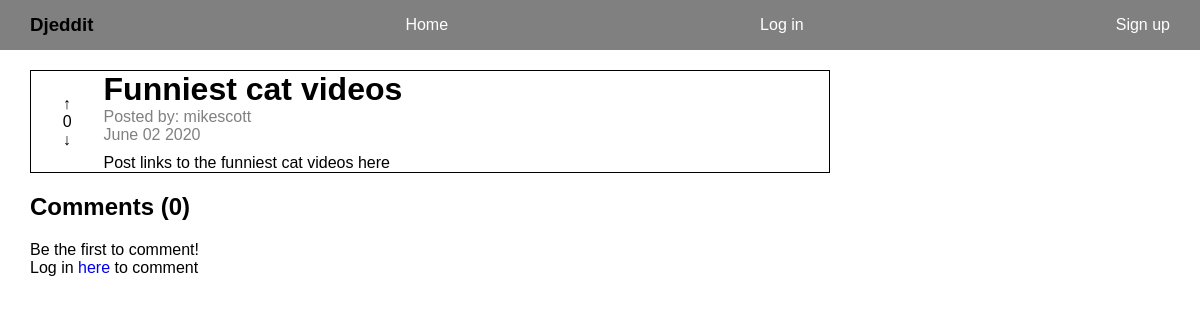
Before: /reddit/post/84 with the older database file.
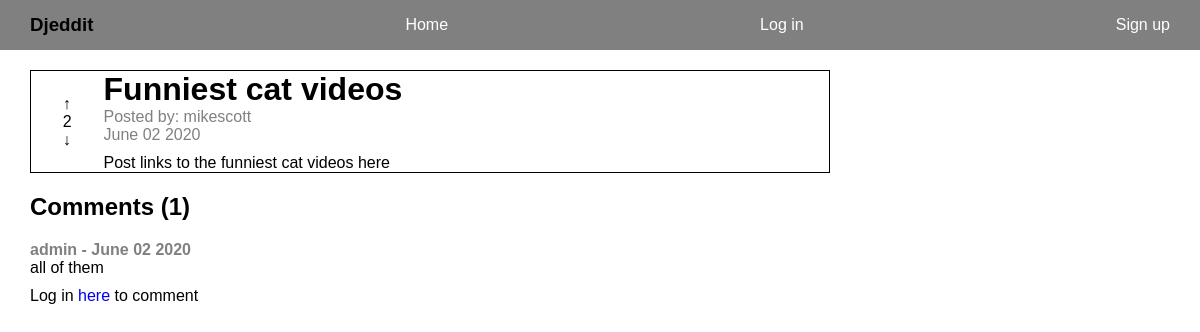
After: the same page with the newer database file.
### reddit_app/models.py (models this page shows, shortened)
class Post(models.Model):
    title = models.CharField(max_length=200)
    author = models.ForeignKey(User, on_delete=models.CASCADE)
    text = models.TextField()
    votes = models.IntegerField(default=0)
    created_at = models.DateTimeField(auto_now_add=True)
    def date_posted(self):
        return self.created_at.strftime('%B %d %Y')

class Comment(models.Model):
    text = models.TextField()
    post = models.ForeignKey(Post, on_delete=models.CASCADE)
    author = models.ForeignKey(User, on_delete=models.CASCADE)
    created_at = models.DateTimeField(auto_now_add=True)
    def date_commented(self):
        return self.created_at.strftime('%B %d %Y')

### reddit_app/views.py (the view)
# urls.py: path("post/<int:post_id>", views.single_post, name="single_post"),
def single_post(request, post_id):
    post = get_object_or_404(Post, id=post_id)
    comment = Comment()
    comments = Comment.objects.filter(post=post)
    context = {"post": post, "comments": comments}
    return render(request, "reddit_app/single_post.html", context)

### templates/reddit_app/single_post.html (shortened to what this page needs)
{% extends 'base.html' %} {% block title %} {{post.title}} {% endblock title %}
{% block content %}
<div class="post-container single-post post-{{post.id}}">
    <div>
        <p class="upvote post-vote" data-votes="{{post.votes}}" data-postid="{{ post.id }}" data-userid="{{ user.id }}">&uarr;</p>
        <p class="votes">{{post.votes}}</p>
        <p class="downvote post-vote" data-votes="{{post.votes}}" data-postid="{{ post.id }}" data-userid="{{ user.id }}">&darr;</p>
    </div>
    <div>
        <h1>{{post.title}}</h1>
        <div class="post-info">
            <span>Posted by: {{post.author}}</span>
            <p>{{post.date_posted}}</p>
        </div>
        <p>{{post.text}}</p>
    </div>
</div>
<div id="comments">
    <h2>Comments ({{comments.count}})</h2>
    {% if comments.count %}
        {% for comment in comments %}
            <div class="comment">
                <span>{{comment.author}} - {{comment.date_commented}}</span>
                <p>{{comment.text}}</p>
            </div>
        {% endfor %}
    {% else %}
        <p>Be the first to comment!</p>
    {% endif %}
</div>
{% if request.user.is_authenticated %}
    <div id="comment-form">
        <form method="POST" action="{% url "reddit_app:comment" post.id %}">
            {% csrf_token %}
            <textarea name="text" placeholder="write your comment"></textarea>
            <button>Comment</button>
        </form>
    </div>
{% else %}
    <p>Log in <a href="{% url "user_app:login" %}">here</a> to comment</p>
{% endif %}
{% load static %}
{% endblock content %}

Changed rows visible on the page:
changed Post "Funniest cat videos": votes "0" → "2"
added Comment: author "admin", date_commented "June 02 2020", text "all of them"
Other visible differences:
{{ comments.count }}: "0" → "1"
text no longer shown: "Be the first to comment!"
